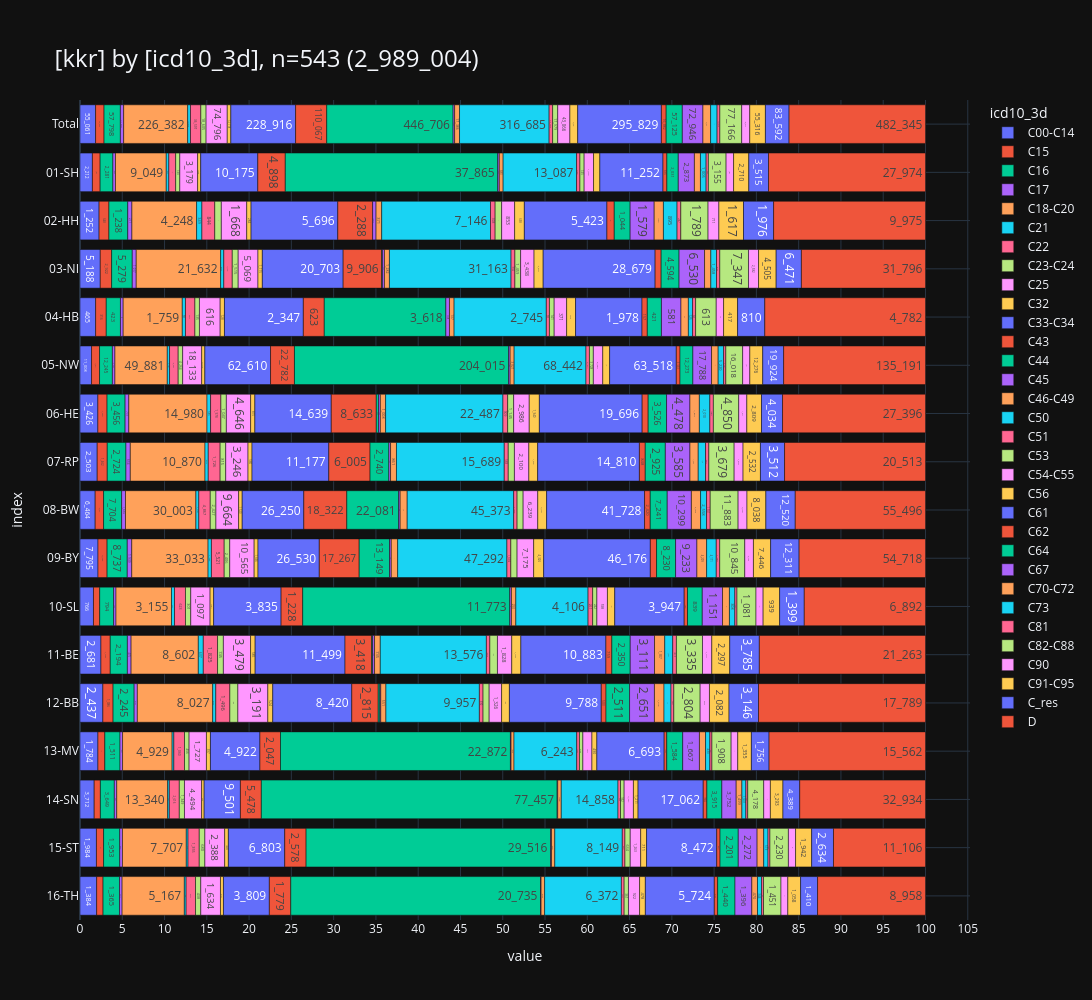

Notebook cell for this chart:
### Markdown cell above
<br>

### <a id='toc1_7_6_'></a>[ICD10 Gruppen](#toc0_)
- die verwendete ICD10 Skala entspricht der Darstellung aus *"Krebs in Deutschland"*
> 💡 `NI`: _"Für nicht-melanozytäre Hautkrebsarten bestimmter Histologien sowie fortgeschrittene Plattenepithelkarzinome gilt ab dem 20. September 2023 eine geänderte Meldepflicht. Erst seit diesem Zeitpunkt sind die prognostisch ungünstigen Hauttumore **(C44)** an das KKN zu melden und kommen daher im gelieferten Datensatz bisher nicht vor. In den nächsten Lieferungen werden diese Daten enthalten sein"_

### Code cell
_=show_vars(6, grouper_reg.KKR.value, show=True, filter=fil_dy)

### Figure 1 — Plotly figure (JSON) as saved in the notebook; plotly's stock layout.template omitted (floating-point values rounded to 4 significant figures)
{"data": [{"hovertemplate": "col=C00-C14<br>value=%{x}<br>index=%{y}<br>cnt_str=%{text}<extra></extra>", "legendgroup": "C00-C14", "marker": {"color": "#636EFA", "pattern": {"shape": ""}}, "name": "C00-C14", "orientation": "h", "showlegend": true, "text": ["55_061", "2_212", "1_252", "5_188", "465", "11_008", "3_426", "2_503", "6_464", "7_795", "766", "2_681", "2_437", "1_784", "3_712", "1_984", "1_384"], "textposition": "auto", "type": "bar", "x": [55061, 2212, 1252, 5188, 465, 11008, 3426, 2503, 6464, 7795, 766, 2681, 2437, 1784, 3712, 1984, 1384], "xaxis": "x", "y": [" Total", "01-SH", "02-HH", "03-NI", "04-HB", "05-NW", "06-HE", "07-RP", "08-BW", "09-BY", "10-SL", "11-BE", "12-BB", "13-MV", "14-SN", "15-ST", "16-TH"], "yaxis": "y"}, {"hovertemplate": "col=C15<br>value=%{x}<br>index=%{y}<br>cnt_str=%{text}<extra></extra>", "legendgroup": "C15", "marker": {"color": "#EF553B", "pattern": {"shape": ""}}, "name": "C15", "orientation": "h", "showlegend": true, "text": ["29_936", "1_374", "648", "2_922", "316", "7_615", "1_758", "1_462", "3_577", "3_930", "353", "1_188", "1_086", "686", "1_629", "863", "529"], "textposition": "auto", "type": "bar", "x": [29936, 1374, 648, 2922, 316, 7615, 1758, 1462, 3577, 3930, 353, 1188, 1086, 686, 1629, 863, 529], "xaxis": "x", "y": [" Total", "01-SH", "02-HH", "03-NI", "04-HB", "05-NW", "06-HE", "07-RP", "08-BW", "09-BY", "10-SL", "11-BE", "12-BB", "13-MV", "14-SN", "15-ST", "16-TH"], "yaxis": "y"}, {"hovertemplate": "col=C16<br>value=%{x}<br>index=%{y}<br>cnt_str=%{text}<extra></extra>", "legendgroup": "C16", "marker": {"color": "#00CC96", "pattern": {"shape": ""}}, "name": "C16", "orientation": "h", "showlegend": true, "text": ["57_798", "2_281", "1_238", "5_279", "423", "12_245", "3_456", "2_724", "7_704", "8_737", "794", "2_194", "2_245", "1_511", "3_649", "1_953", "1_365"], "textposition": "auto", "type": "bar", "x": [57798, 2281, 1238, 5279, 423, 12245, 3456, 2724, 7704, 8737, 794, 2194, 2245, 1511, 3649, 1953, 1365], "xaxis": "x", "y": [" Total", "01-SH", "02-HH", "03-NI", "04-HB", "05-NW", "06-HE", "07-RP", "08-BW", "09-BY", "10-SL", "11-BE", "12-BB", "13-MV", "14-SN", "15-ST", "16-TH"], "yaxis": "y"}, {"hovertemplate": "col=C17<br>value=%{x}<br>index=%{y}<br>cnt_str=%{text}<extra></extra>", "legendgroup": "C17", "marker": {"color": "#AB63FA", "pattern": {"shape": ""}}, "name": "C17", "orientation": "h", "showlegend": true, "text": ["11_560", "455", "271", "1_017", "81", "2_436", "719", "634", "1_634", "1_939", "134", "475", "342", "251", "631", "325", "216"], "textposition": "auto", "type": "bar", "x": [11560, 455, 271, 1017, 81, 2436, 719, 634, 1634, 1939, 134, 475, 342, 251, 631, 325, 216], "xaxis": "x", "y": [" Total", "01-SH", "02-HH", "03-NI", "04-HB", "05-NW", "06-HE", "07-RP", "08-BW", "09-BY", "10-SL", "11-BE", "12-BB", "13-MV", "14-SN", "15-ST", "16-TH"], "yaxis": "y"}, {"hovertemplate": "col=C18-C20<br>value=%{x}<br>index=%{y}<br>cnt_str=%{text}<extra></extra>", "legendgroup": "C18-C20", "marker": {"color": "#FFA15A", "pattern": {"shape": ""}}, "name": "C18-C20", "orientation": "h", "showlegend": true, "text": ["226_382", "9_049", "4_248", "21_632", "1_759", "49_881", "14_980", "10_870", "30_003", "33_033", "3_155", "8_602", "8_027", "4_929", "13_340", "7_707", "5_167"], "textposition": "auto", "type": "bar", "x": [226382, 9049, 4248, 21632, 1759, 49881, 14980, 10870, 30003, 33033, 3155, 8602, 8027, 4929, 13340, 7707, 5167], "xaxis": "x", "y": [" Total", "01-SH", "02-HH", "03-NI", "04-HB", "05-NW", "06-HE", "07-RP", "08-BW", "09-BY", "10-SL", "11-BE", "12-BB", "13-MV", "14-SN", "15-ST", "16-TH"], "yaxis": "y"}, {"hovertemplate": "col=C21<br>value=%{x}<br>index=%{y}<br>cnt_str=%{text}<extra></extra>", "legendgroup": "C21", "marker": {"color": "#19D3F3", "pattern": {"shape": ""}}, "name": "C21", "orientation": "h", "showlegend": true, "text": ["9_808", "457", "349", "809", "95", "2_139", "686", "478", "1_242", "1_455", "171", "637", "333", "174", "427", "210", "146"], "textposition": "auto", "type": "bar", "x": [9808, 457, 349, 809, 95, 2139, 686, 478, 1242, 1455, 171, 637, 333, 174, 427, 210, 146], "xaxis": "x", "y": [" Total", "01-SH", "02-HH", "03-NI", "04-HB", "05-NW", "06-HE", "07-RP", "08-BW", "09-BY", "10-SL", "11-BE", "12-BB", "13-MV", "14-SN", "15-ST", "16-TH"], "yaxis": "y"}, {"hovertemplate": "col=C22<br>value=%{x}<br>index=%{y}<br>cnt_str=%{text}<extra></extra>", "legendgroup": "C22", "marker": {"color": "#FF6692", "pattern": {"shape": ""}}, "name": "C22", "orientation": "h", "showlegend": true, "text": ["36_597", "1_218", "844", "2_169", "281", "8_237", "1_978", "1_726", "4_867", "5_521", "623", "1_825", "1_496", "1_060", "2_616", "1_355", "781"], "textposition": "auto", "type": "bar", "x": [36597, 1218, 844, 2169, 281, 8237, 1978, 1726, 4867, 5521, 623, 1825, 1496, 1060, 2616, 1355, 781], "xaxis": "x", "y": [" Total", "01-SH", "02-HH", "03-NI", "04-HB", "05-NW", "06-HE", "07-RP", "08-BW", "09-BY", "10-SL", "11-BE", "12-BB", "13-MV", "14-SN", "15-ST", "16-TH"], "yaxis": "y"}, {"hovertemplate": "col=C23-C24<br>value=%{x}<br>index=%{y}<br>cnt_str=%{text}<extra></extra>", "legendgroup": "C23-C24", "marker": {"color": "#B6E880", "pattern": {"shape": ""}}, "name": "C23-C24", "orientation": "h", "showlegend": true, "text": ["18_605", "740", "431", "1_515", "135", "4_264", "1_047", "815", "2_427", "2_406", "301", "745", "856", "456", "1_349", "680", "438"], "textposition": "auto", "type": "bar", "x": [18605, 740, 431, 1515, 135, 4264, 1047, 815, 2427, 2406, 301, 745, 856, 456, 1349, 680, 438], "xaxis": "x", "y": [" Total", "01-SH", "02-HH", "03-NI", "04-HB", "05-NW", "06-HE", "07-RP", "08-BW", "09-BY", "10-SL", "11-BE", "12-BB", "13-MV", "14-SN", "15-ST", "16-TH"], "yaxis": "y"}, {"hovertemplate": "col=C25<br>value=%{x}<br>index=%{y}<br>cnt_str=%{text}<extra></extra>", "legendgroup": "C25", "marker": {"color": "#FF97FF", "pattern": {"shape": ""}}, "name": "C25", "orientation": "h", "showlegend": true, "text": ["74_796", "3_179", "1_668", "5_069", "616", "18_133", "4_646", "3_246", "9_664", "10_565", "1_097", "3_479", "3_191", "1_727", "4_494", "2_388", "1_634"], "textposition": "auto", "type": "bar", "x": [74796, 3179, 1668, 5069, 616, 18133, 4646, 3246, 9664, 10565, 1097, 3479, 3191, 1727, 4494, 2388, 1634], "xaxis": "x", "y": [" Total", "01-SH", "02-HH", "03-NI", "04-HB", "05-NW", "06-HE", "07-RP", "08-BW", "09-BY", "10-SL", "11-BE", "12-BB", "13-MV", "14-SN", "15-ST", "16-TH"], "yaxis": "y"}, {"hovertemplate": "col=C32<br>value=%{x}<br>index=%{y}<br>cnt_str=%{text}<extra></extra>", "legendgroup": "C32", "marker": {"color": "#FECB52", "pattern": {"shape": ""}}, "name": "C32", "orientation": "h", "showlegend": true, "text": ["12_718", "545", "284", "1_115", "128", "3_013", "815", "580", "1_520", "1_666", "201", "585", "524", "397", "653", "445", "247"], "textposition": "auto", "type": "bar", "x": [12718, 545, 284, 1115, 128, 3013, 815, 580, 1520, 1666, 201, 585, 524, 397, 653, 445, 247], "xaxis": "x", "y": [" Total", "01-SH", "02-HH", "03-NI", "04-HB", "05-NW", "06-HE", "07-RP", "08-BW", "09-BY", "10-SL", "11-BE", "12-BB", "13-MV", "14-SN", "15-ST", "16-TH"], "yaxis": "y"}, {"hovertemplate": "col=C33-C34<br>value=%{x}<br>index=%{y}<br>cnt_str=%{text}<extra></extra>", "legendgroup": "C33-C34", "marker": {"color": "#636EFA", "pattern": {"shape": ""}}, "name": "C33-C34", "orientation": "h", "showlegend": true, "text": ["228_916", "10_175", "5_696", "20_703", "2_347", "62_610", "14_639", "11_177", "26_250", "26_530", "3_835", "11_499", "8_420", "4_922", "9_501", "6_803", "3_809"], "textposition": "auto", "type": "bar", "x": [228916, 10175, 5696, 20703, 2347, 62610, 14639, 11177, 26250, 26530, 3835, 11499, 8420, 4922, 9501, 6803, 3809], "xaxis": "x", "y": [" Total", "01-SH", "02-HH", "03-NI", "04-HB", "05-NW", "06-HE", "07-RP", "08-BW", "09-BY", "10-SL", "11-BE", "12-BB", "13-MV", "14-SN", "15-ST", "16-TH"], "yaxis": "y"}, {"hovertemplate": "col=C43<br>value=%{x}<br>index=%{y}<br>cnt_str=%{text}<extra></extra>", "legendgroup": "C43", "marker": {"color": "#EF553B", "pattern": {"shape": ""}}, "name": "C43", "orientation": "h", "showlegend": true, "text": ["110_067", "4_898", "2_288", "9_906", "623", "22_782", "8_633", "6_005", "18_322", "17_267", "1_228", "3_418", "2_815", "2_047", "5_478", "2_578", "1_779"], "textposition": "auto", "type": "bar", "x": [110067, 4898, 2288, 9906, 623, 22782, 8633, 6005, 18322, 17267, 1228, 3418, 2815, 2047, 5478, 2578, 1779], "xaxis": "x", "y": [" Total", "01-SH", "02-HH", "03-NI", "04-HB", "05-NW", "06-HE", "07-RP", "08-BW", "09-BY", "10-SL", "11-BE", "12-BB", "13-MV", "14-SN", "15-ST", "16-TH"], "yaxis": "y"}, {"hovertemplate": "col=C44<br>value=%{x}<br>index=%{y}<br>cnt_str=%{text}<extra></extra>", "legendgroup": "C44", "marker": {"color": "#00CC96", "pattern": {"shape": ""}}, "name": "C44", "orientation": "h", "showlegend": true, "text": ["446_706", "37_865", "160", "3_618", "204_015", "427", "2_740", "22_081", "13_149", "11_773", "122", "176", "22_872", "77_457", "29_516", "20_735"], "textposition": "auto", "type": "bar", "x": [446706, 37865, 160, 3618, 204015, 427, 2740, 22081, 13149, 11773, 122, 176, 22872, 77457, 29516, 20735], "xaxis": "x", "y": [" Total", "01-SH", "03-NI", "04-HB", "05-NW", "06-HE", "07-RP", "08-BW", "09-BY", "10-SL", "11-BE", "12-BB", "13-MV", "14-SN", "15-ST", "16-TH"], "yaxis": "y"}, {"hovertemplate": "col=C45<br>value=%{x}<br>index=%{y}<br>cnt_str=%{text}<extra></extra>", "legendgroup": "C45", "marker": {"color": "#AB63FA", "pattern": {"shape": ""}}, "name": "C45", "orientation": "h", "showlegend": true, "text": ["5_375", "273", "224", "517", "108", "1_490", "345", "244", "650", "740", "92", "240", "96", "62", "147", "107", "40"], "textposition": "auto", "type": "bar", "x": [5375, 273, 224, 517, 108, 1490, 345, 244, 650, 740, 92, 240, 96, 62, 147, 107, 40], "xaxis": "x", "y": [" Total", "01-SH", "02-HH", "03-NI", "04-HB", "05-NW", "06-HE", "07-RP", "08-BW", "09-BY", "10-SL", "11-BE", "12-BB", "13-MV", "14-SN", "15-ST", "16-TH"], "yaxis": "y"}, {"hovertemplate": "col=C46-C49<br>value=%{x}<br>index=%{y}<br>cnt_str=%{text}<extra></extra>", "legendgroup": "C46-C49", "marker": {"color": "#FFA15A", "pattern": {"shape": ""}}, "name": "C46-C49", "orientation": "h", "showlegend": true, "text": ["17_386", "683", "371", "1_282", "137", "3_827", "1_008", "861", "2_998", "2_769", "250", "735", "551", "293", "928", "400", "293"], "textposition": "auto", "type": "bar", "x": [17386, 683, 371, 1282, 137, 3827, 1008, 861, 2998, 2769, 250, 735, 551, 293, 928, 400, 293], "xaxis": "x", "y": [" Total", "01-SH", "02-HH", "03-NI", "04-HB", "05-NW", "06-HE", "07-RP", "08-BW", "09-BY", "10-SL", "11-BE", "12-BB", "13-MV", "14-SN", "15-ST", "16-TH"], "yaxis": "y"}, {"hovertemplate": "col=C50<br>value=%{x}<br>index=%{y}<br>cnt_str=%{text}<extra></extra>", "legendgroup": "C50", "marker": {"color": "#19D3F3", "pattern": {"shape": ""}}, "name": "C50", "orientation": "h", "showlegend": true, "text": ["316_685", "13_087", "7_146", "31_163", "2_745", "68_442", "22_487", "15_689", "45_373", "47_292", "4_106", "13_576", "9_957", "6_243", "14_858", "8_149", "6_372"], "textposition": "auto", "type": "bar", "x": [316685, 13087, 7146, 31163, 2745, 68442, 22487, 15689, 45373, 47292, 4106, 13576, 9957, 6243, 14858, 8149, 6372], "xaxis": "x", "y": [" Total", "01-SH", "02-HH", "03-NI", "04-HB", "05-NW", "06-HE", "07-RP", "08-BW", "09-BY", "10-SL", "11-BE", "12-BB", "13-MV", "14-SN", "15-ST", "16-TH"], "yaxis": "y"}, {"hovertemplate": "col=C51<br>value=%{x}<br>index=%{y}<br>cnt_str=%{text}<extra></extra>", "legendgroup": "C51", "marker": {"color": "#FF6692", "pattern": {"shape": ""}}, "name": "C51", "orientation": "h", "showlegend": true, "text": ["12_494", "600", "303", "992", "93", "3_311", "909", "583", "1_446", "1_694", "261", "444", "390", "267", "653", "320", "228"], "textposition": "auto", "type": "bar", "x": [12494, 600, 303, 992, 93, 3311, 909, 583, 1446, 1694, 261, 444, 390, 267, 653, 320, 228], "xaxis": "x", "y": [" Total", "01-SH", "02-HH", "03-NI", "04-HB", "05-NW", "06-HE", "07-RP", "08-BW", "09-BY", "10-SL", "11-BE", "12-BB", "13-MV", "14-SN", "15-ST", "16-TH"], "yaxis": "y"}, {"hovertemplate": "col=C53<br>value=%{x}<br>index=%{y}<br>cnt_str=%{text}<extra></extra>", "legendgroup": "C53", "marker": {"color": "#B6E880", "pattern": {"shape": ""}}, "name": "C53", "orientation": "h", "showlegend": true, "text": ["17_979", "745", "428", "1_459", "141", "3_728", "1_145", "897", "2_578", "2_705", "242", "973", "651", "340", "952", "634", "361"], "textposition": "auto", "type": "bar", "x": [17979, 745, 428, 1459, 141, 3728, 1145, 897, 2578, 2705, 242, 973, 651, 340, 952, 634, 361], "xaxis": "x", "y": [" Total", "01-SH", "02-HH", "03-NI", "04-HB", "05-NW", "06-HE", "07-RP", "08-BW", "09-BY", "10-SL", "11-BE", "12-BB", "13-MV", "14-SN", "15-ST", "16-TH"], "yaxis": "y"}, {"hovertemplate": "col=C54-C55<br>value=%{x}<br>index=%{y}<br>cnt_str=%{text}<extra></extra>", "legendgroup": "C54-C55", "marker": {"color": "#FF97FF", "pattern": {"shape": ""}}, "name": "C54-C55", "orientation": "h", "showlegend": true, "text": ["43_066", "1_676", "853", "3_438", "371", "8_959", "2_986", "2_100", "6_239", "7_175", "598", "1_828", "1_326", "901", "2_431", "1_263", "922"], "textposition": "auto", "type": "bar", "x": [43066, 1676, 853, 3438, 371, 8959, 2986, 2100, 6239, 7175, 598, 1828, 1326, 901, 2431, 1263, 922], "xaxis": "x", "y": [" Total", "01-SH", "02-HH", "03-NI", "04-HB", "05-NW", "06-HE", "07-RP", "08-BW", "09-BY", "10-SL", "11-BE", "12-BB", "13-MV", "14-SN", "15-ST", "16-TH"], "yaxis": "y"}, {"hovertemplate": "col=C56<br>value=%{x}<br>index=%{y}<br>cnt_str=%{text}<extra></extra>", "legendgroup": "C56", "marker": {"color": "#FECB52", "pattern": {"shape": ""}}, "name": "C56", "orientation": "h", "showlegend": true, "text": ["27_542", "1_125", "638", "2_337", "265", "6_564", "1_940", "1_283", "3_759", "4_326", "415", "1_168", "832", "490", "1_211", "711", "478"], "textposition": "auto", "type": "bar", "x": [27542, 1125, 638, 2337, 265, 6564, 1940, 1283, 3759, 4326, 415, 1168, 832, 490, 1211, 711, 478], "xaxis": "x", "y": [" Total", "01-SH", "02-HH", "03-NI", "04-HB", "05-NW", "06-HE", "07-RP", "08-BW", "09-BY", "10-SL", "11-BE", "12-BB", "13-MV", "14-SN", "15-ST", "16-TH"], "yaxis": "y"}, {"hovertemplate": "col=C61<br>value=%{x}<br>index=%{y}<br>cnt_str=%{text}<extra></extra>", "legendgroup": "C61", "marker": {"color": "#636EFA", "pattern": {"shape": ""}}, "name": "C61", "orientation": "h", "showlegend": true, "text": ["295_829", "11_252", "5_423", "28_679", "1_978", "63_518", "19_696", "14_810", "41_728", "46_176", "3_947", "10_883", "9_788", "6_693", "17_062", "8_472", "5_724"], "textposition": "auto", "type": "bar", "x": [295829, 11252, 5423, 28679, 1978, 63518, 19696, 14810, 41728, 46176, 3947, 10883, 9788, 6693, 17062, 8472, 5724], "xaxis": "x", "y": [" Total", "01-SH", "02-HH", "03-NI", "04-HB", "05-NW", "06-HE", "07-RP", "08-BW", "09-BY", "10-SL", "11-BE", "12-BB", "13-MV", "14-SN", "15-ST", "16-TH"], "yaxis": "y"}, {"hovertemplate": "col=C62<br>value=%{x}<br>index=%{y}<br>cnt_str=%{text}<extra></extra>", "legendgroup": "C62", "marker": {"color": "#EF553B", "pattern": {"shape": ""}}, "name": "C62", "orientation": "h", "showlegend": true, "text": ["16_882", "696", "480", "1_546", "157", "3_533", "1_154", "848", "2_420", "2_697", "190", "759", "503", "260", "964", "397", "278"], "textposition": "auto", "type": "bar", "x": [16882, 696, 480, 1546, 157, 3533, 1154, 848, 2420, 2697, 190, 759, 503, 260, 964, 397, 278], "xaxis": "x", "y": [" Total", "01-SH", "02-HH", "03-NI", "04-HB", "05-NW", "06-HE", "07-RP", "08-BW", "09-BY", "10-SL", "11-BE", "12-BB", "13-MV", "14-SN", "15-ST", "16-TH"], "yaxis": "y"}, {"hovertemplate": "col=C64<br>value=%{x}<br>index=%{y}<br>cnt_str=%{text}<extra></extra>", "legendgroup": "C64", "marker": {"color": "#00CC96", "pattern": {"shape": ""}}, "name": "C64", "orientation": "h", "showlegend": true, "text": ["57_125", "2_031", "1_044", "4_594", "421", "12_273", "3_526", "2_925", "7_241", "8_230", "839", "2_350", "2_511", "1_584", "3_915", "2_201", "1_440"], "textposition": "auto", "type": "bar", "x": [57125, 2031, 1044, 4594, 421, 12273, 3526, 2925, 7241, 8230, 839, 2350, 2511, 1584, 3915, 2201, 1440], "xaxis": "x", "y": [" Total", "01-SH", "02-HH", "03-NI", "04-HB", "05-NW", "06-HE", "07-RP", "08-BW", "09-BY", "10-SL", "11-BE", "12-BB", "13-MV", "14-SN", "15-ST", "16-TH"], "yaxis": "y"}, {"hovertemplate": "col=C67<br>value=%{x}<br>index=%{y}<br>cnt_str=%{text}<extra></extra>", "legendgroup": "C67", "marker": {"color": "#AB63FA", "pattern": {"shape": ""}}, "name": "C67", "orientation": "h", "showlegend": true, "text": ["72_946", "2_873", "1_579", "6_530", "581", "17_788", "4_478", "3_585", "10_299", "9_233", "1_151", "3_111", "2_651", "1_667", "3_752", "2_272", "1_396"], "textposition": "auto", "type": "bar", "x": [72946, 2873, 1579, 6530, 581, 17788, 4478, 3585, 10299, 9233, 1151, 3111, 2651, 1667, 3752, 2272, 1396], "xaxis": "x", "y": [" Total", "01-SH", "02-HH", "03-NI", "04-HB", "05-NW", "06-HE", "07-RP", "08-BW", "09-BY", "10-SL", "11-BE", "12-BB", "13-MV", "14-SN", "15-ST", "16-TH"], "yaxis": "y"}, {"hovertemplate": "col=C70-C72<br>value=%{x}<br>index=%{y}<br>cnt_str=%{text}<extra></extra>", "legendgroup": "C70-C72", "marker": {"color": "#FFA15A", "pattern": {"shape": ""}}, "name": "C70-C72", "orientation": "h", "showlegend": true, "text": ["27_021", "1_077", "607", "1_608", "221", "6_293", "1_807", "1_202", "3_906", "4_209", "393", "1_307", "1_018", "606", "1_499", "798", "470"], "textposition": "auto", "type": "bar", "x": [27021, 1077, 607, 1608, 221, 6293, 1807, 1202, 3906, 4209, 393, 1307, 1018, 606, 1499, 798, 470], "xaxis": "x", "y": [" Total", "01-SH", "02-HH", "03-NI", "04-HB", "05-NW", "06-HE", "07-RP", "08-BW", "09-BY", "10-SL", "11-BE", "12-BB", "13-MV", "14-SN", "15-ST", "16-TH"], "yaxis": "y"}, {"hovertemplate": "col=C73<br>value=%{x}<br>index=%{y}<br>cnt_str=%{text}<extra></extra>", "legendgroup": "C73", "marker": {"color": "#19D3F3", "pattern": {"shape": ""}}, "name": "C73", "orientation": "h", "showlegend": true, "text": ["22_914", "1_005", "895", "1_458", "125", "5_220", "2_010", "1_067", "2_558", "4_171", "308", "1_022", "745", "430", "1_037", "519", "344"], "textposition": "auto", "type": "bar", "x": [22914, 1005, 895, 1458, 125, 5220, 2010, 1067, 2558, 4171, 308, 1022, 745, 430, 1037, 519, 344], "xaxis": "x", "y": [" Total", "01-SH", "02-HH", "03-NI", "04-HB", "05-NW", "06-HE", "07-RP", "08-BW", "09-BY", "10-SL", "11-BE", "12-BB", "13-MV", "14-SN", "15-ST", "16-TH"], "yaxis": "y"}, {"hovertemplate": "col=C81<br>value=%{x}<br>index=%{y}<br>cnt_str=%{text}<extra></extra>", "legendgroup": "C81", "marker": {"color": "#FF6692", "pattern": {"shape": ""}}, "name": "C81", "orientation": "h", "showlegend": true, "text": ["9_873", "408", "247", "844", "90", "2_100", "680", "480", "1_551", "1_488", "121", "473", "300", "206", "495", "233", "157"], "textposition": "auto", "type": "bar", "x": [9873, 408, 247, 844, 90, 2100, 680, 480, 1551, 1488, 121, 473, 300, 206, 495, 233, 157], "xaxis": "x", "y": [" Total", "01-SH", "02-HH", "03-NI", "04-HB", "05-NW", "06-HE", "07-RP", "08-BW", "09-BY", "10-SL", "11-BE", "12-BB", "13-MV", "14-SN", "15-ST", "16-TH"], "yaxis": "y"}, {"hovertemplate": "col=C82-C88<br>value=%{x}<br>index=%{y}<br>cnt_str=%{text}<extra></extra>", "legendgroup": "C82-C88", "marker": {"color": "#B6E880", "pattern": {"shape": ""}}, "name": "C82-C88", "orientation": "h", "showlegend": true, "text": ["77_166", "3_155", "1_789", "7_347", "613", "16_018", "4_850", "3_679", "11_883", "10_845", "1_081", "3_335", "2_804", "1_908", "4_178", "2_230", "1_451"], "textposition": "auto", "type": "bar", "x": [77166, 3155, 1789, 7347, 613, 16018, 4850, 3679, 11883, 10845, 1081, 3335, 2804, 1908, 4178, 2230, 1451], "xaxis": "x", "y": [" Total", "01-SH", "02-HH", "03-NI", "04-HB", "05-NW", "06-HE", "07-RP", "08-BW", "09-BY", "10-SL", "11-BE", "12-BB", "13-MV", "14-SN", "15-ST", "16-TH"], "yaxis": "y"}, {"hovertemplate": "col=C90<br>value=%{x}<br>index=%{y}<br>cnt_str=%{text}<extra></extra>", "legendgroup": "C90", "marker": {"color": "#FF97FF", "pattern": {"shape": ""}}, "name": "C90", "orientation": "h", "showlegend": true, "text": ["28_518", "1_335", "711", "2_582", "219", "6_846", "1_557", "1_299", "3_787", "3_753", "404", "1_191", "994", "662", "1_745", "866", "567"], "textposition": "auto", "type": "bar", "x": [28518, 1335, 711, 2582, 219, 6846, 1557, 1299, 3787, 3753, 404, 1191, 994, 662, 1745, 866, 567], "xaxis": "x", "y": [" Total", "01-SH", "02-HH", "03-NI", "04-HB", "05-NW", "06-HE", "07-RP", "08-BW", "09-BY", "10-SL", "11-BE", "12-BB", "13-MV", "14-SN", "15-ST", "16-TH"], "yaxis": "y"}, {"hovertemplate": "col=C91-C95<br>value=%{x}<br>index=%{y}<br>cnt_str=%{text}<extra></extra>", "legendgroup": "C91-C95", "marker": {"color": "#FECB52", "pattern": {"shape": ""}}, "name": "C91-C95", "orientation": "h", "showlegend": true, "text": ["55_316", "2_710", "1_617", "4_505", "417", "12_276", "2_809", "2_532", "8_038", "7_446", "939", "2_297", "2_082", "1_355", "3_293", "1_942", "1_058"], "textposition": "auto", "type": "bar", "x": [55316, 2710, 1617, 4505, 417, 12276, 2809, 2532, 8038, 7446, 939, 2297, 2082, 1355, 3293, 1942, 1058], "xaxis": "x", "y": [" Total", "01-SH", "02-HH", "03-NI", "04-HB", "05-NW", "06-HE", "07-RP", "08-BW", "09-BY", "10-SL", "11-BE", "12-BB", "13-MV", "14-SN", "15-ST", "16-TH"], "yaxis": "y"}, {"hovertemplate": "col=C_res<br>value=%{x}<br>index=%{y}<br>cnt_str=%{text}<extra></extra>", "legendgroup": "C_res", "marker": {"color": "#636EFA", "pattern": {"shape": ""}}, "name": "C_res", "orientation": "h", "showlegend": true, "text": ["83_592", "3_515", "1_976", "6_471", "810", "19_924", "4_034", "3_512", "12_520", "12_311", "1_399", "3_785", "3_146", "1_756", "4_389", "2_634", "1_410"], "textposition": "auto", "type": "bar", "x": [83592, 3515, 1976, 6471, 810, 19924, 4034, 3512, 12520, 12311, 1399, 3785, 3146, 1756, 4389, 2634, 1410], "xaxis": "x", "y": [" Total", "01-SH", "02-HH", "03-NI", "04-HB", "05-NW", "06-HE", "07-RP", "08-BW", "09-BY", "10-SL", "11-BE", "12-BB", "13-MV", "14-SN", "15-ST", "16-TH"], "yaxis": "y"}, {"hovertemplate": "col=D<br>value=%{x}<br>index=%{y}<br>cnt_str=%{text}<extra></extra>", "legendgroup": "D", "marker": {"color": "#EF553B", "pattern": {"shape": ""}}, "name": "D", "orientation": "h", "showlegend": true, "text": ["482_345", "27_974", "9_975", "31_796", "4_782", "135_191", "27_396", "20_513", "55_496", "54_718", "6_892", "21_263", "17_789", "15_562", "32_934", "11_106", "8_958"], "textposition": "auto", "type": "bar", "x": [482345, 27974, 9975, 31796, 4782, 135191, 27396, 20513, 55496, 54718, 6892, 21263, 17789, 15562, 32934, 11106, 8958], "xaxis": "x", "y": [" Total", "01-SH", "02-HH", "03-NI", "04-HB", "05-NW", "06-HE", "07-RP", "08-BW", "09-BY", "10-SL", "11-BE", "12-BB", "13-MV", "14-SN", "15-ST", "16-TH"], "yaxis": "y"}], "layout": {"barmode": "relative", "barnorm": "percent", "height": 1000, "legend": {"title": {"text": "icd10_3d"}, "tracegroupgap": 0, "traceorder": "normal"}, "title": {"font": {"size": 24}, "text": "[kkr] by [icd10_3d], n=543 (2_989_004)", "xanchor": "left", "y": 0.95, "yanchor": "top"}, "width": 2000, "xaxis": {"anchor": "y", "domain": [0, 1], "dtick": 5, "gridwidth": 1, "showgrid": true, "title": {"text": "value"}}, "yaxis": {"anchor": "x", "categoryarray": ["16-TH", "15-ST", "14-SN", "13-MV", "12-BB", "11-BE", "10-SL", "09-BY", "08-BW", "07-RP", "06-HE", "05-NW", "04-HB", "03-NI", "02-HH", "01-SH", " Total"], "categoryorder": "array", "domain": [0, 1], "gridwidth": 1, "showgrid": true, "title": {"text": "index"}}}}
